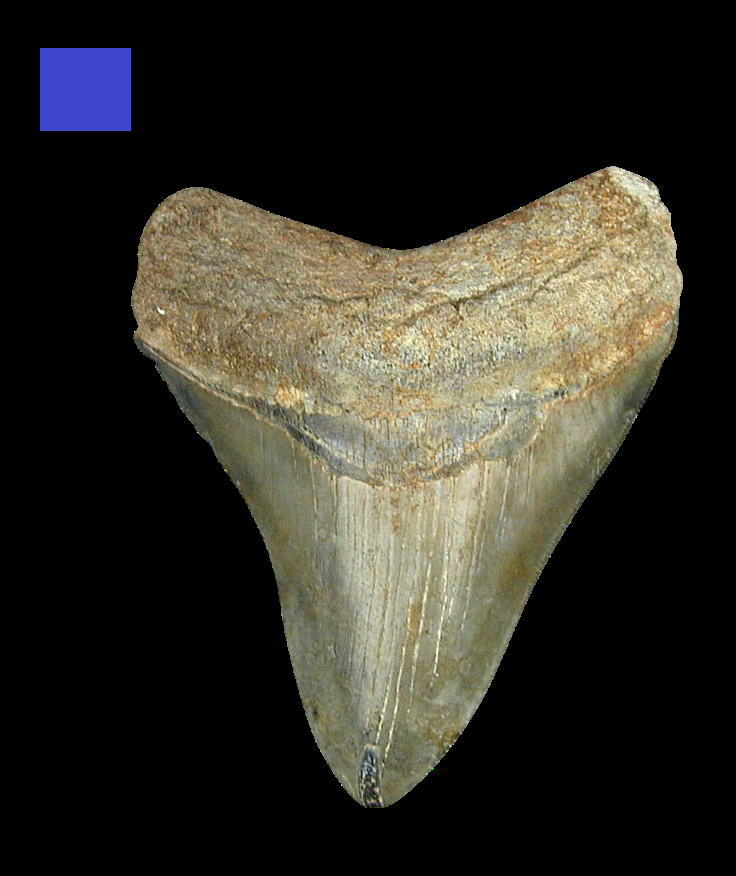
#> input picture fossilpic5.png, 736 x 876 px
$ python main.py   (older library calls are emulated)
#> lines starting #> are read from the running program, lines starting #| are printed output that depends on the picture; after the words box and inside, x2 and y2 are one past the last pixel; in counts of white or black regions, pixels touching at a corner belong together
from __future__ import print_function
from imutils import perspective
from imutils import contours
import numpy as np
import argparse
import imutils
import cv2

def measureRefSize(file):
    # load our input image, convert it to grayscale, and blur it slightly
    image = cv2.imread(file)
    gray = cv2.cvtColor(image, cv2.COLOR_BGR2GRAY)
    gray = cv2.GaussianBlur(gray, (7, 7), 0)

    # perform edge detection, then perform a dilation + erosion to
    # close gaps in between object edges
    edged = cv2.Canny(gray, 50, 100)
    edged = cv2.dilate(edged, None, iterations=1)
    edged = cv2.erode(edged, None, iterations=1)

    # find contours in the edge map
    cnts = cv2.findContours(edged.copy(), cv2.RETR_EXTERNAL, cv2.CHAIN_APPROX_SIMPLE)
    cnts = imutils.grab_contours(cnts)
    # sort the contours from left-to-right and initialize the bounding box
    # point colors
    (cnts, _) = contours.sort_contours(cnts)
    colors = ((0, 0, 255), (240, 0, 159), (255, 0, 0), (255, 255, 0))

    # compute the rotated bounding box of the contour, then
    # draw the contours
    c = cnts[0]
    box = cv2.minAreaRect(c)
    box = cv2.cv.BoxPoints(box) if imutils.is_cv2() else cv2.boxPoints(box)
    box = np.array(box, dtype="int")
    cv2.drawContours(image, [box], -1, (0, 255, 0), 2)

    # show the original coordinates

    rect = perspective.order_points(box)
    # [9 lines of commented-out code are left out]

    return rect.astype("int")

def imageEdgeSize(file):
    # load our input image, convert it to grayscale, and blur it slightly
    image = cv2.imread(file)
    gray = cv2.cvtColor(image, cv2.COLOR_BGR2GRAY)
    gray = cv2.GaussianBlur(gray, (7, 7), 0)
    # perform edge detection, then perform a dilation + erosion to
    # close gaps in between object edges
    edged = cv2.Canny(gray, 50, 100)
    edged = cv2.dilate(edged, None, iterations=1)
    edged = cv2.erode(edged, None, iterations=1)
    # find contours in the edge map
    cnts = cv2.findContours(edged.copy(), cv2.RETR_EXTERNAL,cv2.CHAIN_APPROX_SIMPLE)
    cnts = imutils.grab_contours(cnts)
    # sort the contours from left-to-right and initialize the bounding box
    # point colors
    (cnts, _) = contours.sort_contours(cnts)
    colors = ((0, 0, 255), (240, 0, 159), (255, 0, 0), (255, 255, 0))
    # loop over the contours individually
    #compute the rotated bounding box of the contour, then
    # draw the contours
    c = cnts[1]
    box = cv2.minAreaRect(c)
    box = cv2.cv.BoxPoints(box) if imutils.is_cv2() else cv2.boxPoints(box)
    box = np.array(box, dtype="int")
    cv2.drawContours(image, [box], -1, (0, 255, 0), 2)
    # check to see if the new method should be used for
    # ordering the coordinates
    rect = perspective.order_points(box)
    # show the re-ordered coordinates
    #print(rect.astype("int"))
    return rect.astype("int")

def measureObjectSize(file):
    corners = measureRefSize(file)
#> in measureRefSize, image is the input picture: shape (876, 736, 3); mean B, G, R 38.2, 46.8, 49.1
#> in measureRefSize, `gray = cv2.cvtColor(image, cv2.COLOR_BGR2GRAY)`:
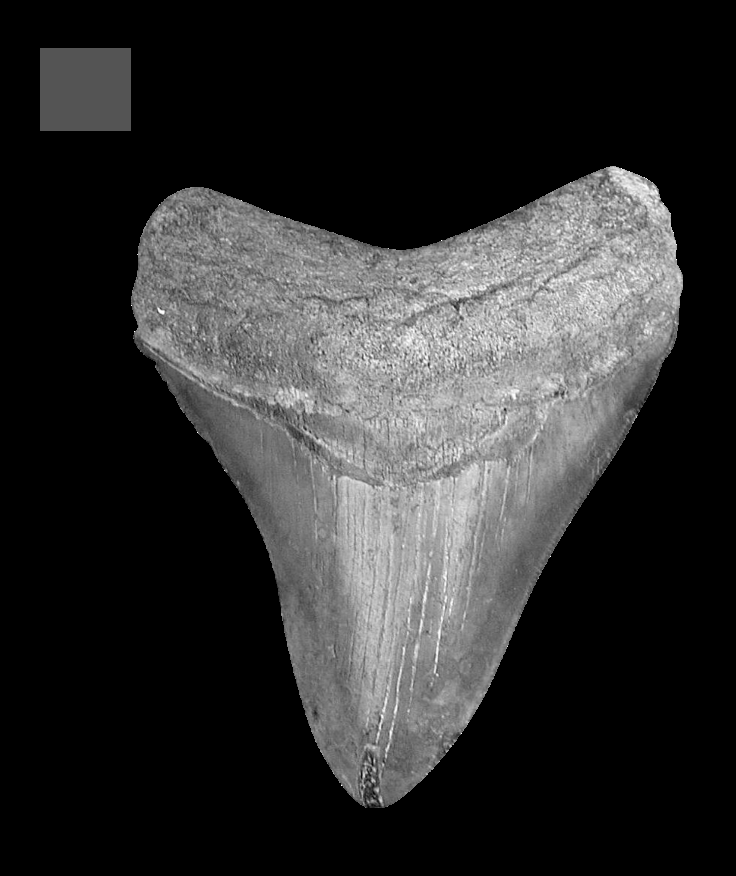
#> gray: shape (876, 736); min 0, max 255, mean 46.5
#> in measureRefSize, `edged = cv2.Canny(gray, 50, 100)`:
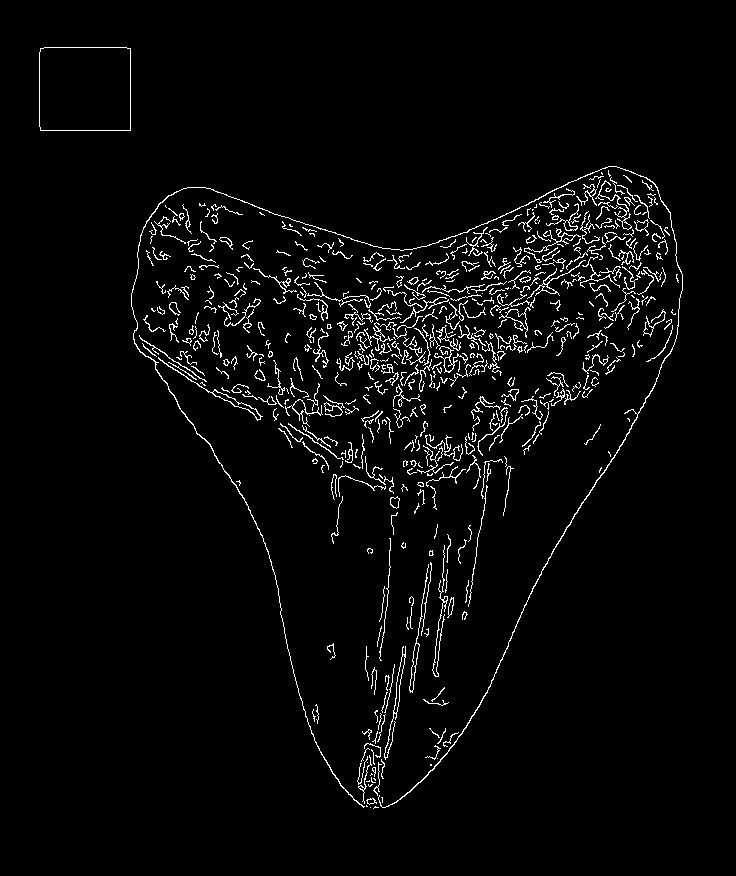
#> edged: shape (876, 736); 3.3% white in thin lines or dots, all inside (x1, y1, x2, y2) = (39, 47, 683, 809)
#> in measureRefSize, `edged = cv2.dilate(edged, None, iterations=1)`:
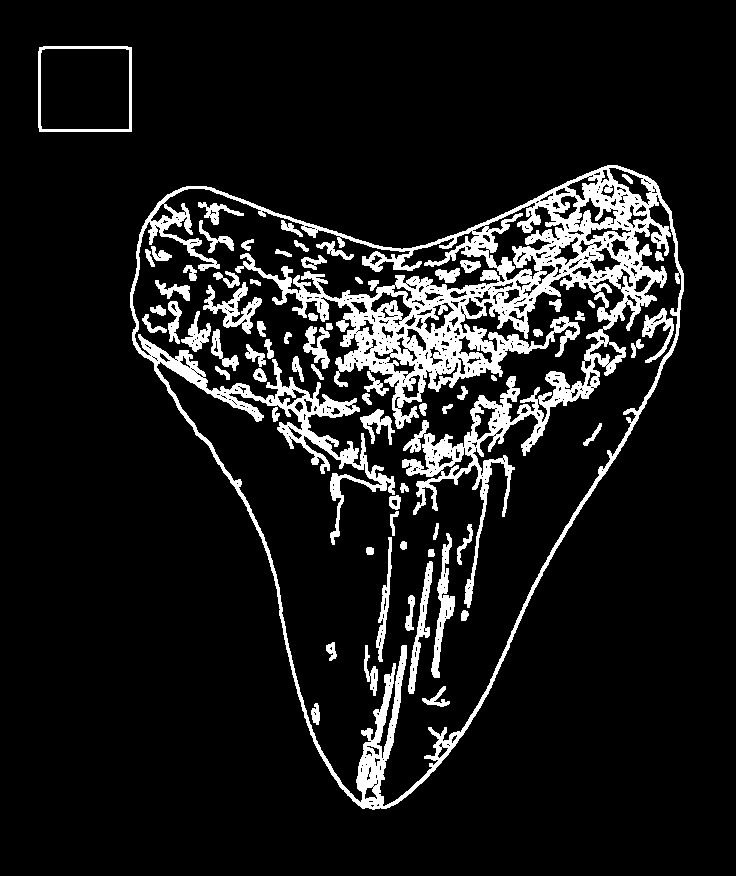
#> edged: shape (876, 736); 10.5% white; 71 white regions, largest, box (x1, y1, x2, y2) and area: (130, 165, 684, 810) 53320, (431, 533, 455, 678) 1139, (203, 282, 262, 334) 1042
#> in measureRefSize, `edged = cv2.erode(edged, None, iterations=1)`:
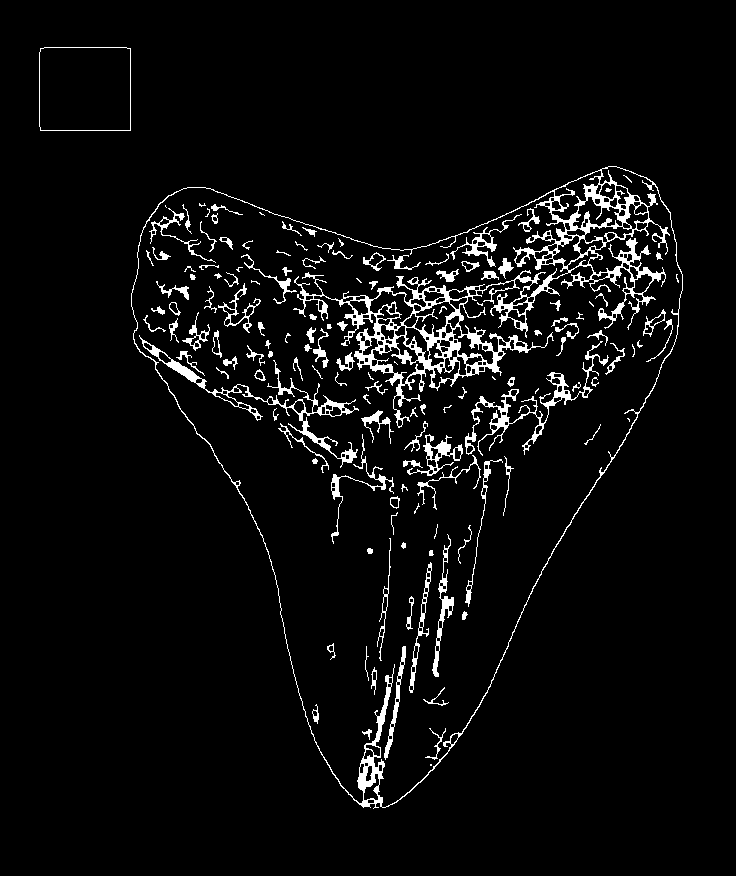
#> edged: shape (876, 736); 4.7% white; 142 white regions (25 under 20 px)
#> in measureRefSize, `cnts = cv2.findContours(edged.copy(), cv2.RETR_EXTERNAL, cv2.CHAIN_APP..`: cnts = 2 contours; box (x1, y1, x2, y2) and area: (131, 166, 683, 809) 204319, (39, 47, 131, 131) 7538
#> in measureRefSize, `c = cnts[0]`: c = contour of 12 points, box (x1, y1, x2, y2) (39, 47, 131, 131), area 7538
#> in measureRefSize, `box = cv2.minAreaRect(c)`: box = ((84.5, 88.5), (83, 91), -90)
#> in measureRefSize, `box = cv2.cv.BoxPoints(box) if imutils.is_cv2() else cv2.boxPoints(box)`: box = ((130, 130), (39, 130), (39, 47), (130, 47))
#> in measureRefSize, `box = np.array(box, dtype="int")`: box = [[129, 129], [39, 129], [39, 47], [129, 47]]
#> in measureRefSize, `rect = perspective.order_points(box)`: rect = [[39, 47], [129, 47], [129, 129], [39, 129]]
#> corners = [[39, 47], [129, 47], [129, 129], [39, 129]]
    objectCorners = imageEdgeSize(file)
#> in imageEdgeSize, `c = cnts[1]`: c = contour of 1037 points, box (x1, y1, x2, y2) (131, 166, 683, 809), area 204319
#> in imageEdgeSize, `box = cv2.minAreaRect(c)`: box = ((416.5, 490.7), (551.9, 629.5), -2.86)
#> in imageEdgeSize, `box = cv2.cv.BoxPoints(box) if imutils.is_cv2() else cv2.boxPoints(box)`: box = ((156.6, 818.8), (125.2, 190.1), (676.4, 162.6), (707.8, 791.3))
#> in imageEdgeSize, `box = np.array(box, dtype="int")`: box = [[156, 818], [125, 190], [676, 162], [707, 791]]
#> in imageEdgeSize, `cv2.drawContours(image, [box], -1, (0, 255, 0), 2)`:
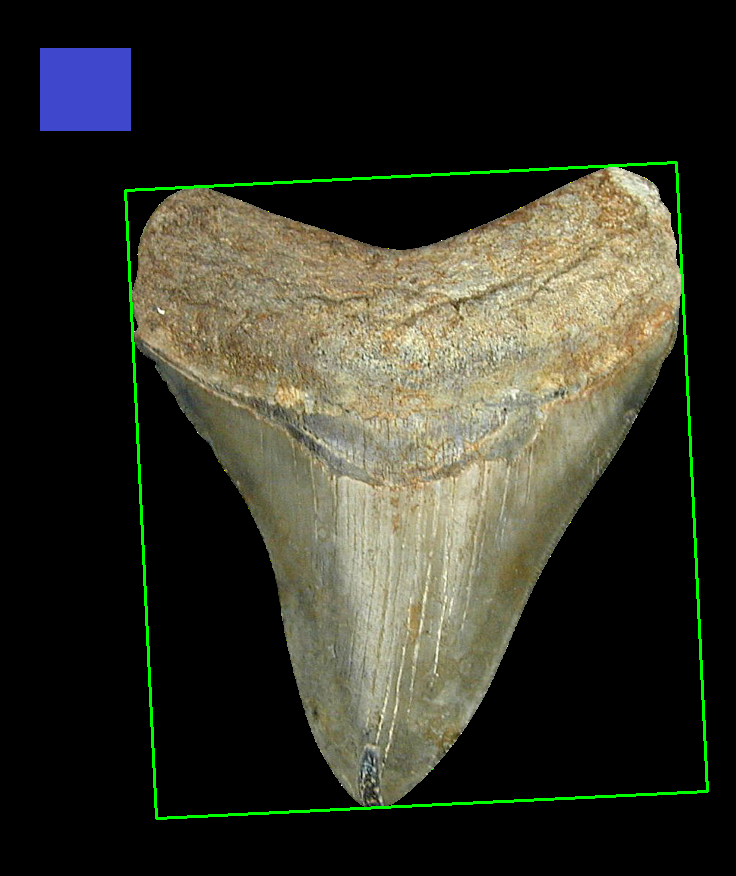
#> image: shape (876, 736, 3); mean B, G, R 38.2, 49.6, 49.1
#> in imageEdgeSize, `rect = perspective.order_points(box)`: rect = [[125, 190], [676, 162], [707, 791], [156, 818]]
#> objectCorners = [[125, 190], [676, 162], [707, 791], [156, 818]]
    pixdif = corners[1][0] - corners[0][0]
#> pixdif = 90
    ptm = 1 / pixdif
#> ptm = 0.0111
    #print(ptm)
    xsize = objectCorners[1][0] - objectCorners[0][0]
#> xsize = 551
    ysize = objectCorners[2][1] - objectCorners[1][1]
#> ysize = 629
    xsize = xsize * ptm
#> xsize = 6.12
    ysize = ysize * ptm
#> ysize = 6.99
    xsize = round(xsize, 2)
    ysize = round(ysize, 2)
    print(xsize)
#| 6.12
    print(ysize)
#| 6.99

measureObjectSize("fossilpic5.png")

$ run again, with fossilpic2.png copied over fossilpic5.png
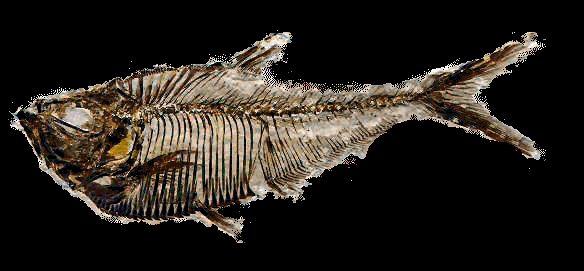
#> input picture fossilpic2.png, 584 x 271 px
#> in measureRefSize, image is the input picture: shape (271, 584, 3); mean B, G, R 28.6, 34.7, 39.8
#> in measureRefSize, `edged = cv2.erode(edged, None, iterations=1)`:
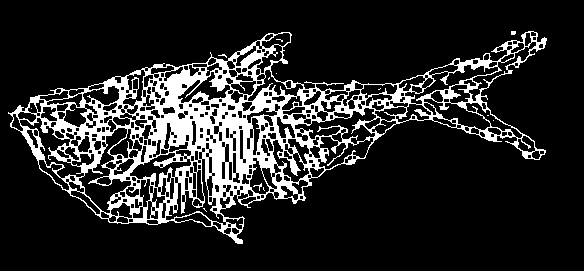
#> edged: shape (271, 584); 15.5% white; 13 white regions (11 under 20 px)
#> in measureRefSize, `cnts = cv2.findContours(edged.copy(), cv2.RETR_EXTERNAL, cv2.CHAIN_APP..`: cnts = 4 contours, 3 with area under 20; largest, box (x1, y1, x2, y2) and area: (8, 31, 547, 244) 52350
#> in measureRefSize, `c = cnts[0]`: c = contour of 934 points, box (x1, y1, x2, y2) (8, 31, 547, 244), area 52350
#> in measureRefSize, `box = cv2.minAreaRect(c)`: box = ((290.2, 128.8), (540.9, 196.7), -14.61)
#> in measureRefSize, `box = cv2.cv.BoxPoints(box) if imutils.is_cv2() else cv2.boxPoints(box)`: box = ((53.32, 292.2), (3.72, 101.9), (527.1, -34.54), (576.7, 155.8))
#> in measureRefSize, `box = np.array(box, dtype="int")`: box = [[53, 292], [3, 101], [527, -34], [576, 155]]
#> in measureRefSize, `cv2.drawContours(image, [box], -1, (0, 255, 0), 2)`:
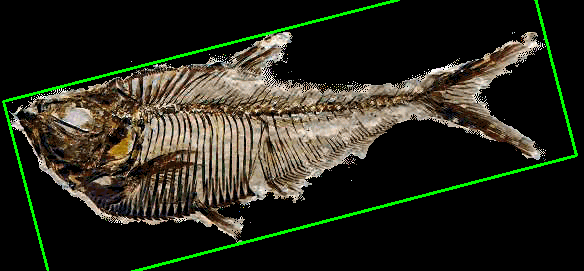
#> image: shape (271, 584, 3); 2.2% of pixels changed, all inside (x1, y1, x2, y2) = (2, 0, 578, 271)
#> in measureRefSize, `rect = perspective.order_points(box)`: rect = [[3, 101], [527, -34], [576, 155], [53, 292]]
#> in imageEdgeSize, `c = cnts[1]`: c = [[222, 54], [221, 55], [218, 55], [224, 55], [226, 57], [226, 56], [224, 54]]
#> in imageEdgeSize, `box = cv2.minAreaRect(c)`: box = ((222.3, 54.82), (2.43, 8.25), -75.96)
#> in imageEdgeSize, `box = cv2.cv.BoxPoints(box) if imutils.is_cv2() else cv2.boxPoints(box)`: box = ((226, 57), (218, 55), (218.6, 52.65), (226.6, 54.65))
#> in imageEdgeSize, `box = np.array(box, dtype="int")`: box = [[226, 57], [218, 55], [218, 52], [226, 54]]
#> in imageEdgeSize, `rect = perspective.order_points(box)`: rect = [[218, 52], [226, 54], [226, 57], [218, 55]]
#> pixdif = 524
#> ptm = 0.00191
#> in measureObjectSize, `xsize = objectCorners[1][0] - objectCorners[0][0]`: xsize = 8
#> in measureObjectSize, `ysize = objectCorners[2][1] - objectCorners[1][1]`: ysize = 3
#> in measureObjectSize, `xsize = xsize * ptm`: xsize = 0.0153
#> in measureObjectSize, `ysize = ysize * ptm`: ysize = 0.00573
#> in measureObjectSize, `xsize = round(xsize, 2)`: xsize = 0.02
#> in measureObjectSize, `ysize = round(ysize, 2)`: ysize = 0.01
#| 0.02
#| 0.01
